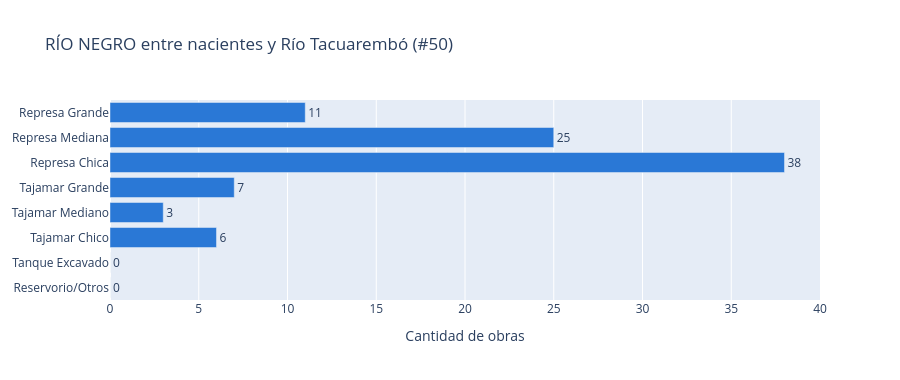

The notebook cell saved with this chart:
### Markdown cell above
## 6. Obras por tipo — para una cuenca puntual

Cambiá `CODCUENCA` por el código que quieras mirar (los códigos están en
`por_cuenca["codcuenca"]`, celda 3).

### Code cell
CODCUENCA = 50  # <-- cambiá este código

tipo_totales = tipo_por_cuenca.loc[CODCUENCA].reindex(TIPOS_ORDER, fill_value=0)
nombre = nombre_por_codigo.get(CODCUENCA, f"#{CODCUENCA}")

fig_tipo = go.Figure(go.Bar(
    x=tipo_totales.values, y=tipo_totales.index, orientation="h",
    marker_color="#2a78d6", text=tipo_totales.values, textposition="outside",
))
fig_tipo.update_layout(
    title=f"{nombre} (#{CODCUENCA})", height=380,
    xaxis_title="Cantidad de obras", yaxis=dict(autorange="reversed"),
)
fig_tipo

### Figure 1 — Plotly figure (JSON) as saved in the notebook; plotly's stock layout.template omitted (floating-point values rounded to 4 significant figures)
{"data": [{"marker": {"color": "#2a78d6"}, "orientation": "h", "text": [11.0, 25.0, 38.0, 7.0, 3.0, 6.0, 0.0, 0.0], "textposition": "outside", "x": [11, 25, 38, 7, 3, 6, 0, 0], "y": ["Represa Grande", "Represa Mediana", "Represa Chica", "Tajamar Grande", "Tajamar Mediano", "Tajamar Chico", "Tanque Excavado", "Reservorio/Otros"], "type": "bar"}], "layout": {"yaxis": {"autorange": "reversed"}, "title": {"text": "RÍO NEGRO entre nacientes y Río Tacuarembó (#50)"}, "height": 380, "xaxis": {"title": {"text": "Cantidad de obras"}}}}
